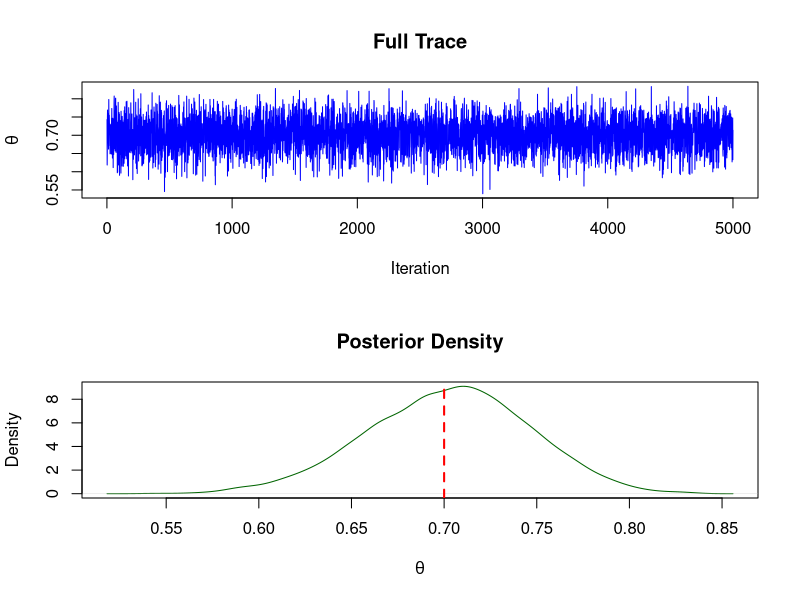

This chart was generated by the following R code:
set.seed(123)

# --- Observed Data ---
n <- 100
theta_true <- 0.7
y <- rbinom(n, 1, theta_true)

# --- Prior Parameters ---
alpha <- 2
beta <- 2

# --- Derived Posterior Parameters ---
alpha_star <- alpha - 1 + sum(y)          # α*
beta_star  <- beta - 1 + n - sum(y)       # β*

# --- HMC Parameters ---
epsilon <- 0.05   # step size
L <- 20           # number of leapfrog steps
S <- 5000         # number of HMC samples

# --- Logistic transform ---
theta_from_z <- function(z) 1 / (1 + exp(-z))
dtheta_dz <- function(z) theta_from_z(z) * (1 - theta_from_z(z))  # derivative

# --- Potential energy in z-space ---
U <- function(z) {
  theta <- theta_from_z(z)
  - alpha_star * log(theta) -
    beta_star * log(1 - theta) -
    log(theta * (1 - theta))      # log-Jacobian term
}

# --- Gradient of potential energy wrt z ---
grad_U <- function(z) {
  theta <- theta_from_z(z)
  dtheta <- dtheta_dz(z)
  
  # chain rule
  (-alpha_star / theta + beta_star / (1 - theta)) * dtheta - 
    (1 - 2 * theta)                # derivative of log(theta(1-theta))
}

# --- HMC Sampling ---
samples <- numeric(S)
z <- qlogis(0.5)   # initial z corresponds to theta = 0.5

for (s in 1:S) {
  
  current_z <- z
  p <- rnorm(1)           # sample momentum
  current_p <- p          # save for Hamiltonian
  
  # Leapfrog integration
  p <- p - (epsilon / 2) * grad_U(z)
  
  for (l in 1:L) {
    z <- z + epsilon * p
    if (l != L) p <- p - epsilon * grad_U(z)
  }
  
  p <- p - (epsilon / 2) * grad_U(z)
  p <- -p    # momentum flip
  
  # Hamiltonians
  current_H <- U(current_z) + (current_p^2) / 2
  proposed_H <- U(z) + (p^2) / 2
  
  # Accept/reject
  accept_prob <- exp(current_H - proposed_H)
  
  if (runif(1) < accept_prob) {
    samples[s] <- theta_from_z(z)
  } else {
    z <- current_z
    samples[s] <- theta_from_z(z)
  }
}

# --- Posterior summaries ---
posterior_mean <- mean(samples)
posterior_sd <- sd(samples)

cat(sprintf("Posterior mean estimate: %.4f\n", posterior_mean))
cat(sprintf("Posterior standard deviation: %.4f\n", posterior_sd))

# --- Diagnostic plots ---
par(mfrow = c(2, 1))


plot(samples, type = "l", col = "blue",
     main = "Full Trace",
     ylab = expression(theta), xlab = "Iteration")

dens <- density(samples)
plot(dens, col="darkgreen",
     main="Posterior Density",
     xlab=expression(theta), ylab="Density")
abline(v=theta_true, lty=2, col="red", lwd=2)
